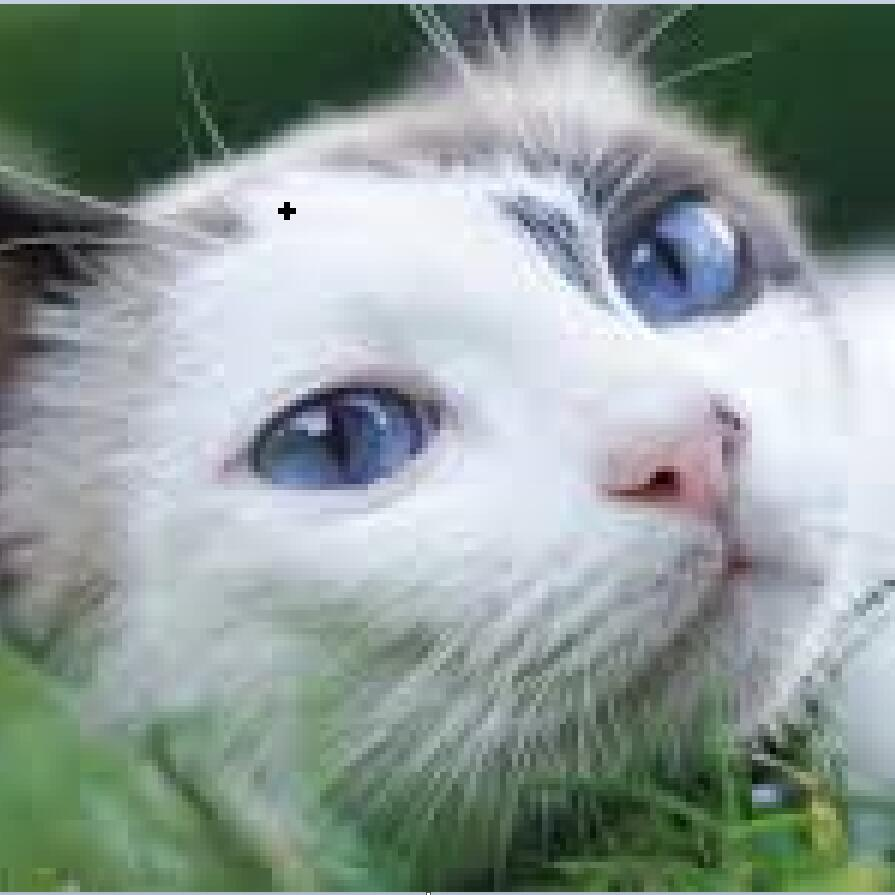
#> input picture Assignment_1/1_weighted_fusion/cat.jpg, 895 x 895 px
$ jupyter execute 'Image Interpolation.ipynb'   (shell and % lines are left out)
#> lines starting #> are read from the running program, lines starting #| are printed output that depends on the picture
[cell 1]
import numpy as np
import cv2
from  matplotlib import pyplot as plt

[cell 2]
img = cv2.imread('cat.jpg')
#> img is the input picture: shape (895, 895, 3); mean B, G, R 149.1, 152.9, 140.3
img_1 = cv2.resize(img,(1024,1024))
img_1 = cv2.cvtColor(img_1, cv2.COLOR_RGB2BGR)
img = cv2.imread('tiger.jpg')
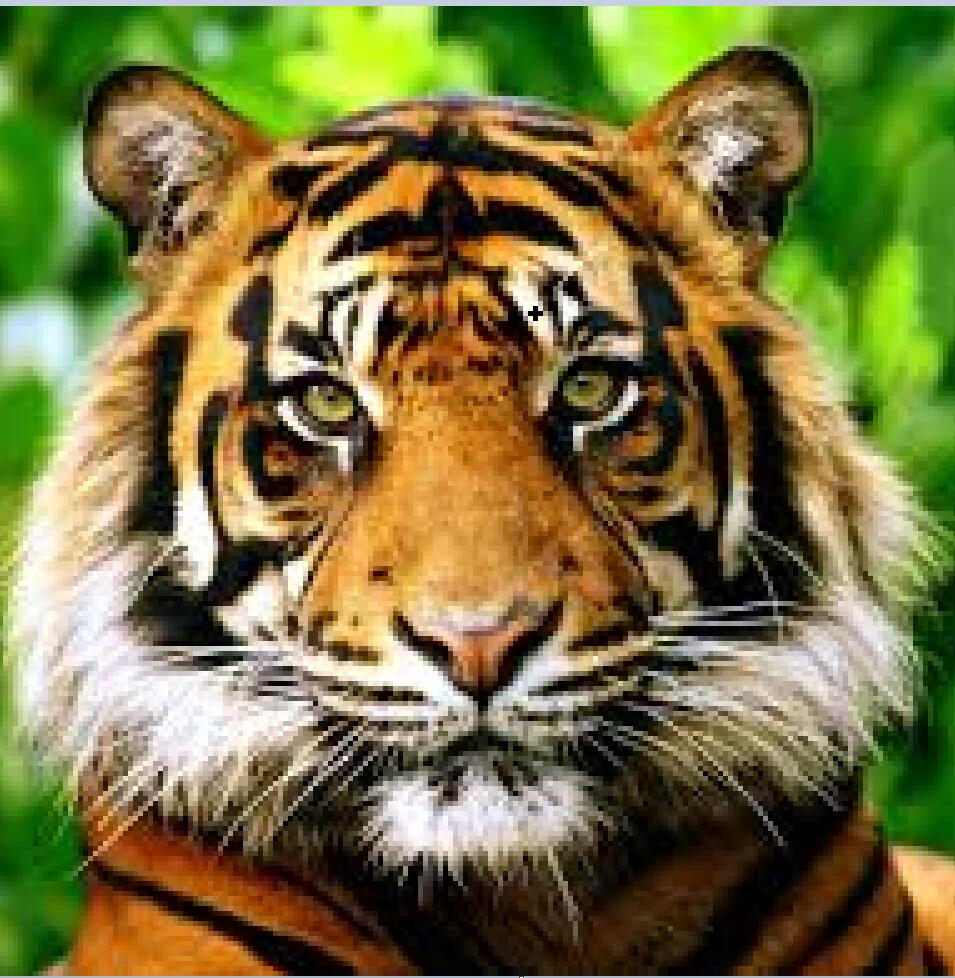
#> input picture Assignment_1/1_weighted_fusion/tiger.jpg, 955 x 978 px
#> img is the input picture: shape (978, 955, 3); mean B, G, R 65.3, 115.9, 120.4
img_2 = cv2.resize(img,(1024,1024))
img_2 = cv2.cvtColor(img_2, cv2.COLOR_RGB2BGR)
plt.imshow(np.hstack([img_1, img_2]))
plt.show()
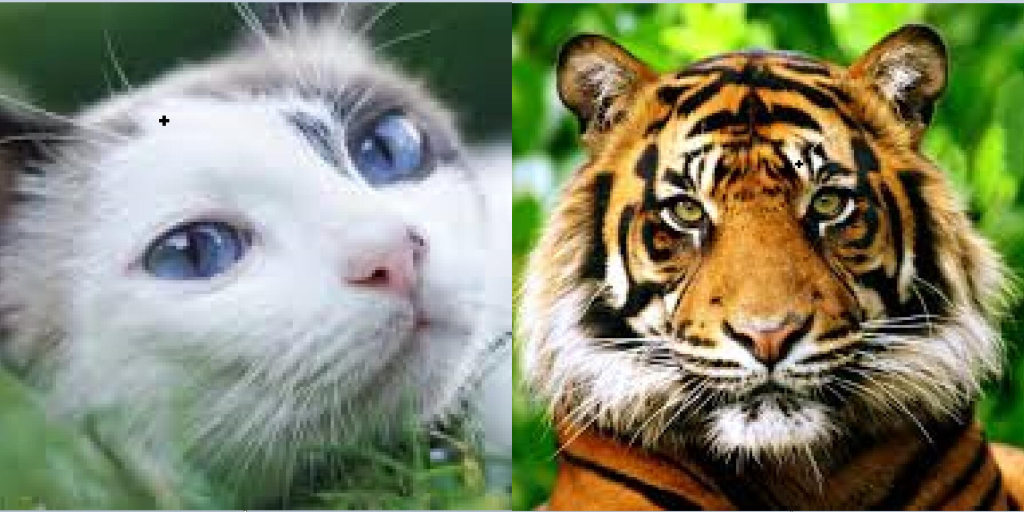
#> shown: shape (1024, 2048, 3) (shown at 1/2 size); mean R, G, B 130.2, 134.3, 107.1

[cell 3]
for i in range(11):
    img_fusion = i/10*img_1 + (10-i)/10*img_2
    img_fusion = img_fusion.astype(np.uint8)
    cv2.imwrite(f'./output/fused_img_{i}_{10-i}.png', cv2.cvtColor(img_fusion, cv2.COLOR_BGR2RGB))
    plt.imshow(img_fusion)
    plt.show()
#> this loop made 11 passes
#> pass 2, `img_fusion = i/10*img_1 + (10-i)/10*img_2`:
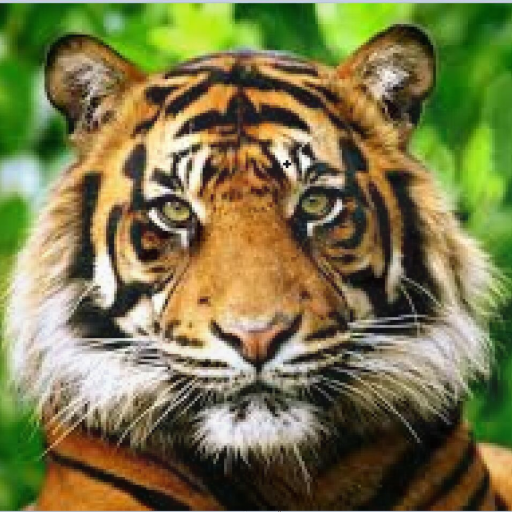
#> img_fusion: shape (1024, 1024, 3) float64 (shown at 1/2 size); mean R, G, B 122.3, 119.5, 73.5
